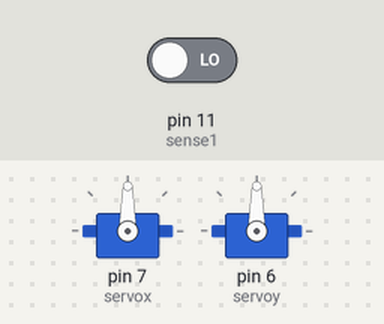
Bench run of a sketch on a simulated Arduino Uno, built with avr-gcc and run on an emulated ATmega328P. Shown: 2 × servo. Inputs (shaded band) come from the test bench; at power-on: pin 11 (sense1) LOW.

Above: at 0.1 s.
At 1.2 s:
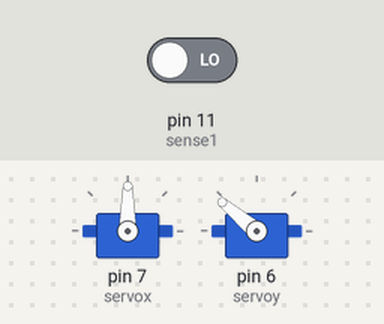
Timing chart, 0 to 2.7 s (numbered marks = the images above):
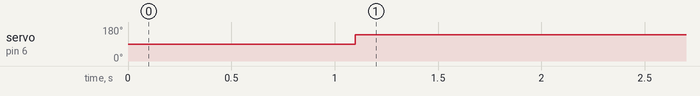

The sketch:

KAIRoV2.ino
```cpp
#include<Servo.h>

Servo servox,servoy;
const int sense1=11,sense2=12;
int touch1,touch2;

void setup() {
  servox.attach(7);
  servoy.attach(6);
  delay(100);
  pinMode(sense1,INPUT);
  pinMode(sense2,INPUT);
}

void loop() {
  start:
  touch1=digitalRead(sense1);
  delayMicroseconds(10);
  if(touch1==HIGH){
    for(int a=0;a<=100;a+=1){
      touch2=digitalRead(sense2);
      if(touch2==HIGH){
        goto tando;
      }else{
        delay(10);
      }
    }
  }
  servox.write(90);
  delay(1000);
  servoy.write(140);
  delay(1000);

  goto start;

  diliko:
  for(int a=1;a<=4;a+=1){
    servox.write(55);
    delay(400);
    servox.write(135);
    delay(400);
  }
  servox.write(95);
  delay(2000);

  tando:
  for(int a=1;a<=4;a+=1){
    servoy.write(110);
    delay(400);
    servoy.write(170);
    delay(400);
  }
  servoy.write(140);
  delay(2000);
  goto start;
}
```

Measured:
- by itself, servo on pin 6 (servoy): 90° → 140° at 1.1 s
